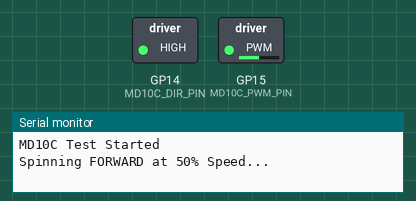
This sketch was run on a simulated Raspberry Pi Pico. On the bench: switched loads named in the sketch (green lamp = pin HIGH), the last lines printed to the serial monitor.

Above: at 2.05 s.
At 5.05 s:
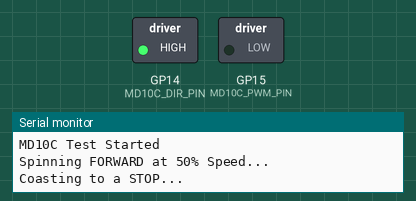
At 7.05 s:
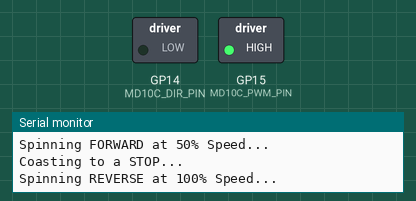
At 11.95 s:
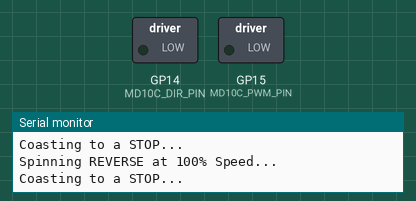
Timing chart, 0 to 15.0 s (numbered marks = the images above):
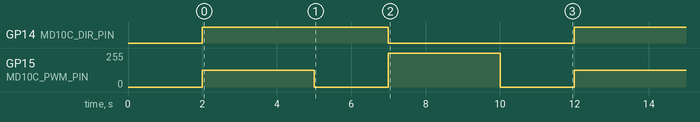

The sketch:

cytron_md10c_test.ino
```cpp
// ---------------------------------------------------------
// Cytron MD10C Motor Driver Test for RP2350 (Raspberry Pi Pico)
// ---------------------------------------------------------
// The MD10C accepts "Sign-Magnitude" PWM:
// - DIR Pin controls Direction (HIGH = Forward, LOW = Reverse)
// - PWM Pin controls Speed (0 to 255)

// Define the pins connected to the MD10C
#define MD10C_PWM_PIN 15 // Connect to PWM pin on MD10C
#define MD10C_DIR_PIN 14 // Connect to DIR pin on MD10C

void setup() {
  Serial.begin(115200);

  // Configure pins as outputs
  pinMode(MD10C_PWM_PIN, OUTPUT);
  pinMode(MD10C_DIR_PIN, OUTPUT);

  // The MD10C supports PWM up to 20kHz, which eliminates audible whining.
  // For the RP2040/RP2350 Arduino core, you can set the analog write frequency.
  analogWriteFreq(20000);

  // Set resolution to 8-bit (0-255)
  analogWriteResolution(8);

  // Ensure the motor starts stopped
  digitalWrite(MD10C_DIR_PIN, LOW);
  analogWrite(MD10C_PWM_PIN, 0);

  delay(2000);
  Serial.println("MD10C Test Started");
}

void loop() {
  Serial.println("Spinning FORWARD at 50% Speed...");
  digitalWrite(MD10C_DIR_PIN, HIGH); // Set direction Forward
  analogWrite(MD10C_PWM_PIN, 127);   // Set speed to ~50% (127 out of 255)
  delay(3000);

  Serial.println("Coasting to a STOP...");
  analogWrite(MD10C_PWM_PIN, 0); // 0 PWM = Stop
  delay(2000);

  Serial.println("Spinning REVERSE at 100% Speed...");
  digitalWrite(MD10C_DIR_PIN, LOW); // Set direction Reverse
  analogWrite(MD10C_PWM_PIN, 255);  // Set speed to 100% (255 out of 255)
  delay(3000);

  Serial.println("Coasting to a STOP...");
  analogWrite(MD10C_PWM_PIN, 0); // 0 PWM = Stop
  delay(2000);
}
```

Measured:
- by itself, GP14 (MD10C_DIR_PIN): alternates HIGH for 5.0 s and LOW for 5.0 s
- by itself, GP15 (MD10C_PWM_PIN): repeats every 10.0 s: 0/255 2.0 s, 255/255 3.0 s, 0/255 2.0 s, 127/255 3.0 s
